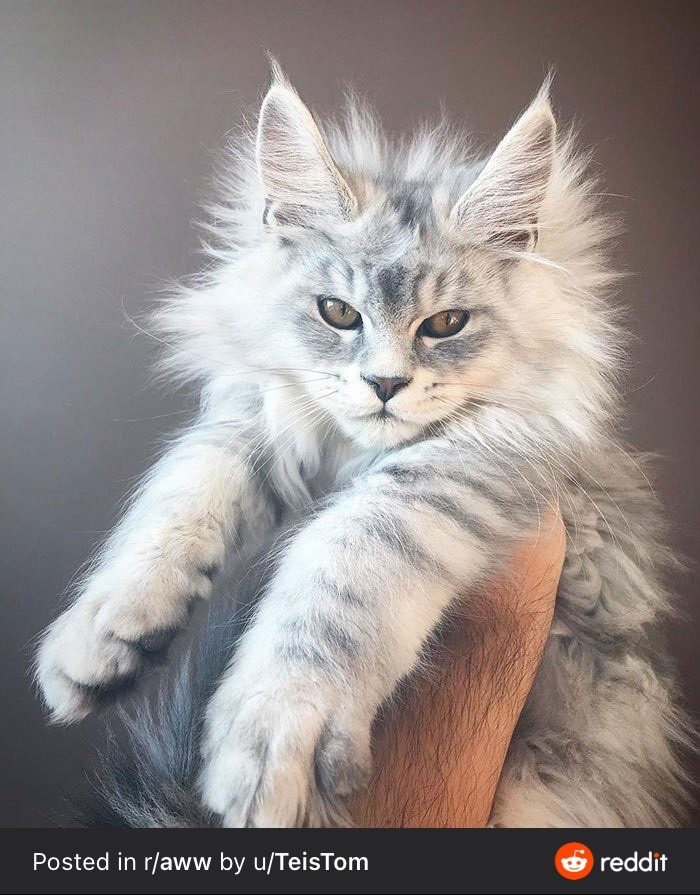
#> input picture Activity/Activity#1/image.jpg, 700 x 895 px
$ jupyter execute Lab1_4.ipynb
#> lines starting #> are read from the running program, lines starting #| are printed output that depends on the picture
[cell 1]
import cv2
import numpy as np
import matplotlib.pyplot as plt

[cell 2]
img = cv2.imread("image.jpg")
#> img is the input picture: shape (895, 700, 3); mean B, G, R 136.5, 139, 146.6

# Converting color image to grayscale image
gray = cv2.cvtColor(img, cv2.COLOR_BGR2GRAY)
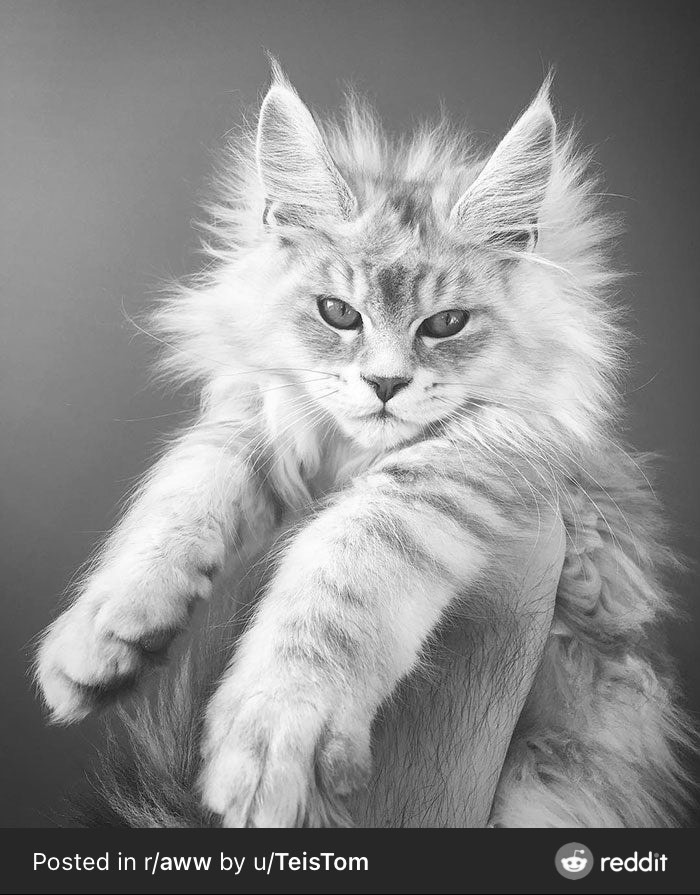
#> gray: shape (895, 700); min 4, max 255, mean 141
plt.subplot(1,2,1)
plt.title('Original')
plt.imshow(gray,cmap='gray')

#resize
print("Original Dimension", gray.shape)
#| Original Dimension (895, 700)
scale = 0.7
width = int((gray.shape[1])* scale)
#> width = 489
height = int((gray.shape[0])* scale)
#> height = 626
re_img = cv2.resize(gray,(width,height))
plt.subplot(1,2,2)
plt.title('Resized')
plt.imshow(re_img,cmap='gray')
print("Resized Dimension", re_img.shape)
#| Resized Dimension (626, 489)
plt.show()
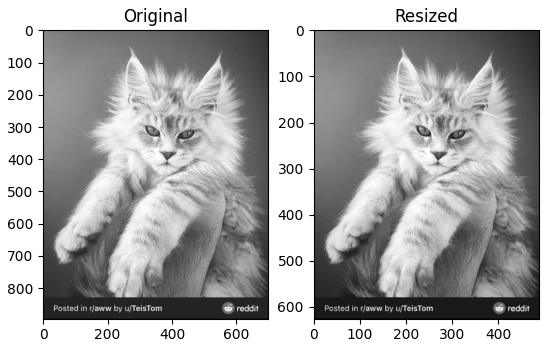
#> figure drawn by matplotlib, 2 panels

#3D
X, Y = np.mgrid[0:re_img.shape[0], 0:re_img.shape[1]]
fig = plt.figure()
ax = fig.add_subplot(projection='3d')
ax.plot_surface(X, Y, re_img , cmap = 'gray')
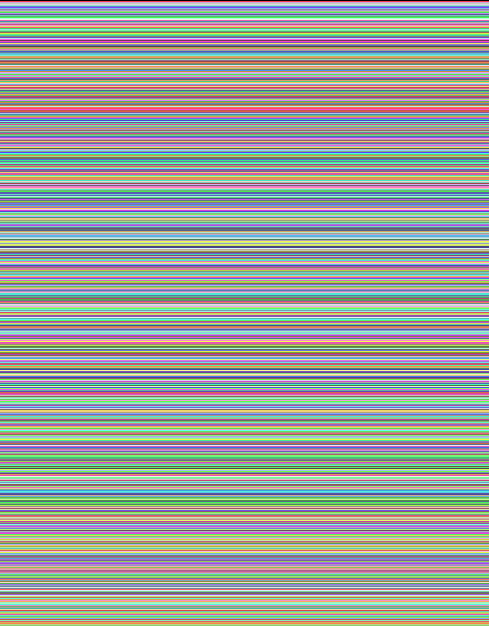
#> X: shape (626, 489) int64; 626 distinct labels, from 0 to 625; one colour per label, 0 black
ax.set_xlabel('X')
ax.set_ylabel('Y')
ax.set_zlabel('Z')
plt.show()
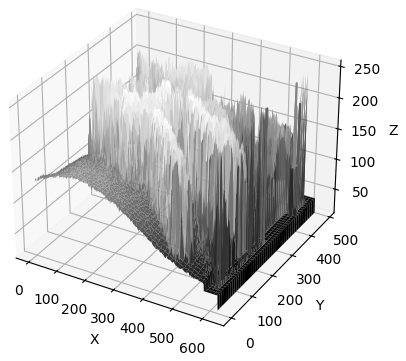
#> figure drawn by matplotlib, 1 panel
